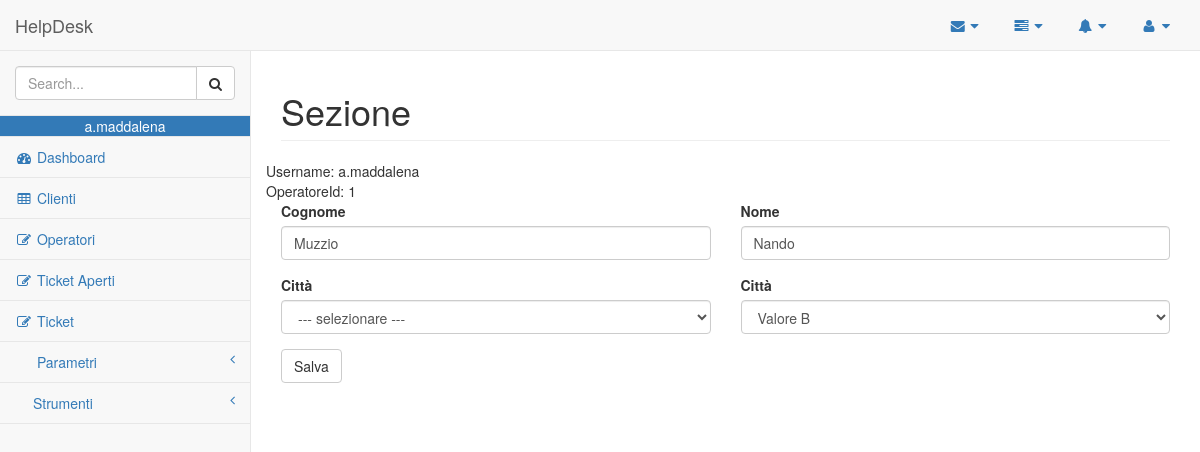
/cliente_edit.php?edit_id=4 (signed in), run on the app's committed database.
### tables this page shows
CREATE TABLE `utenti` (
  `id` int(11) NOT NULL,
  `username` varchar(50) NOT NULL,
  `password` char(50) NOT NULL
);

CREATE TABLE `operatori` (
  `ID` int(11) NOT NULL,
  `Cognome` varchar(100) NOT NULL,
  `Nome` varchar(100) NOT NULL,
  `ComuneId` int(11) DEFAULT NULL,
  `RepartoId` int(11) DEFAULT NULL,
  `Username` varchar(50) NOT NULL
);

CREATE TABLE `clienti` (
  `ID` int(11) NOT NULL,
  `Cognome` varchar(100) NOT NULL,
  `Nome` varchar(100) NOT NULL,
  `ComuneId` int(11) NOT NULL,
  `Telefono` varchar(30) NOT NULL,
  `Email` varchar(150) NOT NULL,
  `Note` text NOT NULL
);

### inc/session.php (called while the page is built, shortened)
<?php
   include('dbconfig.php');
   if(isset($_SESSION['login_user'])) {
     $user_check = $_SESSION['login_user'];
     $sql_query = "SELECT utenti.username, operatori.ID FROM utenti";
     $sql_query .= " LEFT JOIN operatori ON utenti.Username = operatori.Username";
     $sql_query .= " WHERE utenti.username = '$user_check' ";
     $result = $connection->query($sql_query);
     $row = $result->fetch_array();
     $login_session = $row['username'];
     $login_operatoreId = $row['ID'];
   } else {
     header("location:login.php");
   }
?>

### cliente_edit.php (the view, shortened to what this page needs)
<?php
include_once('inc/session.php');
include_once('inc/dbconfig.php');
if(isset($_GET['edit_id'])) {
  $id = $_GET['edit_id'];
  $sql_query = "SELECT ID, Cognome, Nome, ComuneId FROM clienti WHERE ID=$id";
  if($result = $connection->query($sql_query)) {
    $row = $result->fetch_array();
  }
}
?>
<!DOCTYPE html>
<html lang="it">
<head>
  <?php include('html/layout/head.php'); ?>
</head>
<body>
    <div id="wrapper">
        <?php include('html/layout/navbar.php'); ?>
        <div id="page-wrapper">
            <?php include('html/layout/pageHeader.php'); ?>
            <div class="row">
              <form action="#" method="POST">
                <div class="form-group col-md-6">
                    <label>Cognome</label>
                    <input type="text" class="form-control" name="cognome" value="<?php echo $row['Cognome']; ?>" placeholder="Cognome">
                </div>
                <div class="form-group col-md-6">
                    <label>Nome</label>
                    <input type="text" class="form-control" name="nome" value="<?php echo $row['Nome']; ?>" placeholder="Nome">
                </div>
                <div class="form-group col-md-6">
                    <label>Città</label>
                    <select name="comuneId" class="form-control">
                      <option value="0">--- selezionare ---</option>
                    </select>
                </div>
                <div class="form-group col-md-6">
                    <label>Città</label>
                    <select class="form-control">
                      <option value="B" selected>Valore B</option>
                    </select>
                </div>
                <div class="col-md-12">
                  <button type="submit" name="btn-edit" class="btn btn-default">Salva</button>
                </div>
              </form>
            </div>
        </div>
    </div>
</body>
</html>

### html/layout/sidebar.php (shortened to what this page needs)
<div class="navbar-default sidebar" role="navigation">
    <div class="sidebar-nav navbar-collapse">
        <ul class="nav" id="side-menu">
            <li class="sidebar-search">
                <div class="input-group custom-search-form">
                    <input type="text" class="form-control" placeholder="Search...">
                    <span class="input-group-btn">
                    <button class="btn btn-default" type="button">
                        <i class="fa fa-search"></i>
                    </button>
                </span>
                </div>
            </li>
            <li class="bg-primary text-center">
                <span><?php echo $login_session; ?></span>
            </li>
            <li>
                <a href="index.php"><i class="fa fa-dashboard fa-fw"></i> Dashboard</a>
            </li>
            <li>
                <a href="clienti.php"><i class="fa fa-table fa-fw"></i> Clienti</a>
            </li>
            <li>
                <a href="operatori.php"><i class="fa fa-edit fa-fw"></i> Operatori</a>
            </li>
            <li>
                <a href="tickets.php?statoId=1"><i class="fa fa-edit fa-fw"></i> Ticket Aperti</a>
            </li>
            <li>
                <a href="tickets.php"><i class="fa fa-edit fa-fw"></i> Ticket</a>
            </li>
            <li>
                <a href="#"><i class="fa fa-wrech fa-fw"></i> Parametri<span class="fa arrow"></span></a>
            </li>
            <li>
                <a href="#">
                    <i class="fa fa-tools fa-fw"></i>Strumenti
                    <span class="fa arrow"></span>
                </a>
            </li>
        </ul>
    </div>
</div>

### html/layout/pageHeader.php
<div class="row">
    <div class="col-lg-12">
        <h1 class="page-header"><?php echo (isset($pageHeader) ? $pageHeader : 'Sezione' ); ?></h1>
    </div>
    <div>Username: <?php echo $login_session; ?></div>
    <div>OperatoreId: <?php echo $login_operatoreId; ?></div>
</div>

### css/sb-admin-2.css (style rules this page uses)
body { background-color: #f8f8f8; }
#wrapper { width: 100%; }
#page-wrapper { padding: 0 15px; min-height: 568px; background-color: #fff; }
@media (min-width:768px) { #page-wrapper { position: inherit; margin: 0 0 0 250px; padding: 0 30px; border-left: 1px solid #e7e7e7; } }
.sidebar .sidebar-nav.navbar-collapse { padding-right: 0; padding-left: 0; }
.sidebar .sidebar-search { padding: 15px; }
.sidebar ul li { border-bottom: 1px solid #e7e7e7; }
.sidebar .arrow { float: right; }
.sidebar .fa.arrow:before { content: "\f104"; }
@media (min-width:768px) { .sidebar { z-index: 1; position: absolute; width: 250px; margin-top: 51px; } }

### data on the page
utenti: username "a.maddalena", operatori.ID "1"
clienti: cognome "Muzzio", nome "Nando"
